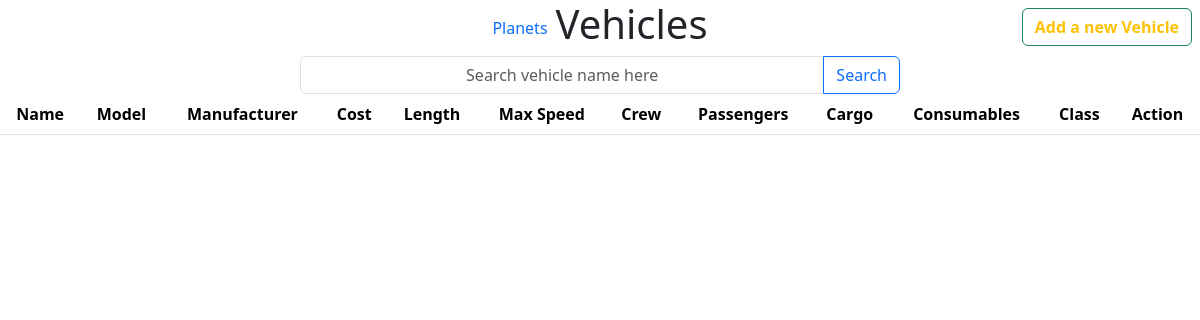
The page /View/monitor_vehicle.php (signed in) on the database as committed earlier.
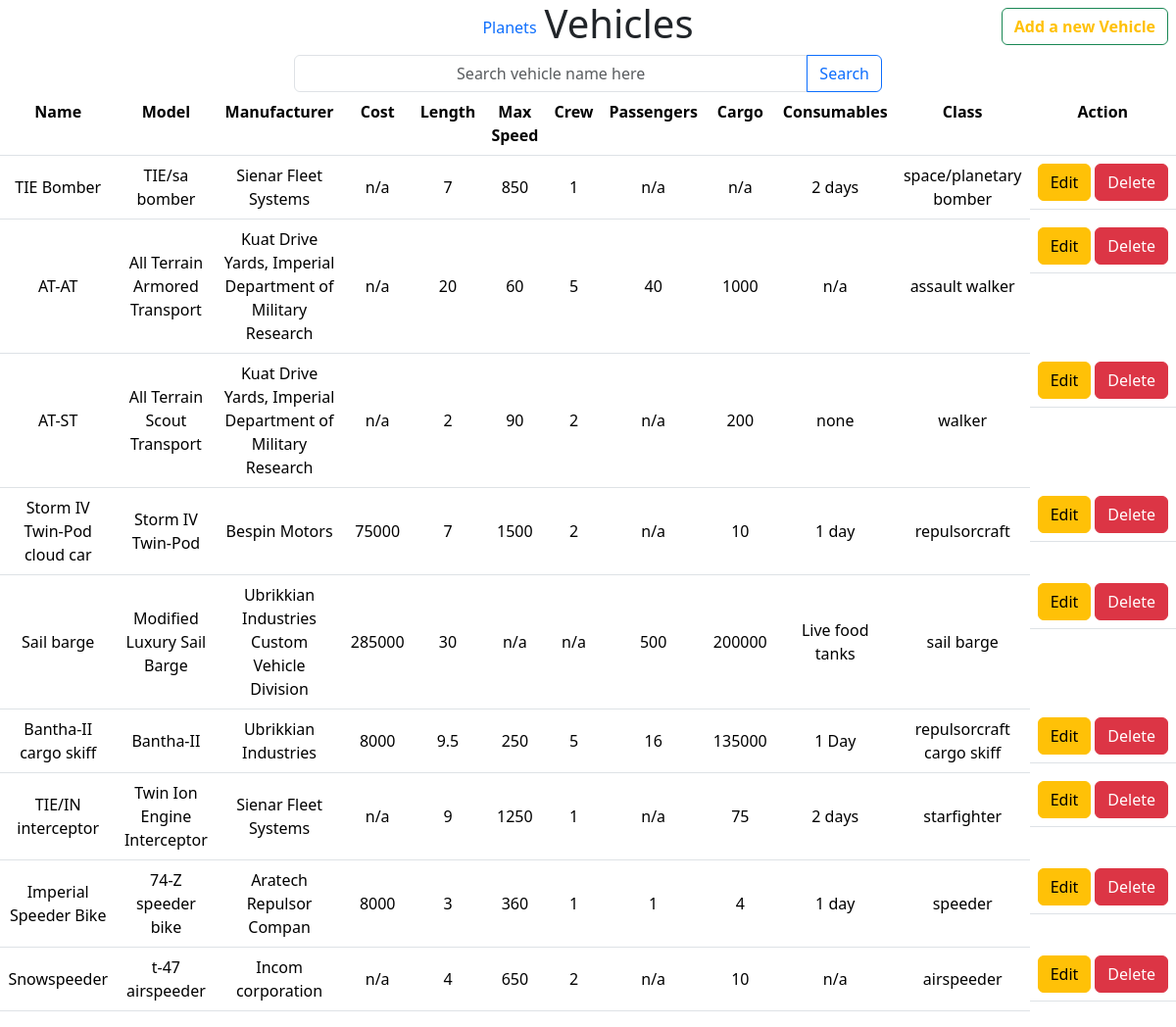
The same page on the database as committed later.
### tables this page shows
CREATE TABLE `vehicles` (
  `id` int(11) NOT NULL,
  `name` varchar(100) NOT NULL,
  `model` varchar(100) DEFAULT NULL,
  `manufacturer` varchar(100) DEFAULT NULL,
  `length` float DEFAULT NULL,
  `max_atmosphering_speed` int(11) DEFAULT NULL,
  `crew` int(11) DEFAULT NULL,
  `passengers` int(11) DEFAULT NULL,
  `vehicle_class` varchar(100) DEFAULT NULL,
  `cost_in_credits` int(11) DEFAULT NULL,
  `consumables` varchar(100) DEFAULT NULL,
  `cargo_capacity` int(11) DEFAULT NULL
);

### Controller/monitor_vehicle.php (called while the page is built, shortened)
<?php
    require_once '../service/vehicle.php';
    $search = $_GET['search'] ?? null;
    $vehicles = VehicleDatabase::get_all_vehicles();

### service/Vehicle.php (called while the page is built, shortened)
<?php
    require_once '../Model/Vehicle.php';
    require_once '../include/database.php';
    class VehicleDatabase{
        private static $table = "vehicles";
        static function get_all_vehicles(){
            $table = self::$table;
            $query = "SELECT * FROM $table";
            $result = database()->query($query);
            $vehicles = [];
            while($row = mysqli_fetch_assoc($result))
                $vehicles[] = Vehicle::get_vehicle_from_query($row);
            return $vehicles;
        }
    }

### include/database.php (called while the page is built, shortened)
<?php
    function database(){
        return new mysqli(DB_HOSTNAME, DB_USERNAME, DB_PASSWORD, DB_NAME);
    }

### Model/Vehicle.php (called while the page is built)
<?php
    class Vehicle{
        private int | null $m_id;
        private string | null $m_name;
        private string | null $m_model;
        private string | null $m_manufacturer;
        private int | null $m_cost_in_credits;
        private float | null $m_length;
        private int | null $m_max_atmosphering_speed;
        private int | null $m_crew;
        private int | null $m_passengers;
        private int | null $m_cargo_capacity;
        private string | null $m_consumables;
        private string | null $m_vehicle_class;
        public static function get_vehicle_from_query(array $data){
            return new Vehicle(
                $data['id'],
                $data['name'],
                $data['model'],
                $data['manufacturer'],
                $data['cost_in_credits'],
                $data['length'],
                $data['max_atmosphering_speed'],
                $data['crew'],
                $data['passengers'],
                $data['cargo_capacity'],
                $data['consumables'],
                $data['vehicle_class']
            );
        }
        public function __construct(
            int | null $id,
            string | null $name,
            string | null $model,
            string | null $manufacturer,
            int | null $cost_in_credits,
            float | null $length,
            int | null $max_atmosphering_speed,
            int | null $crew,
            int | null $passengers,
            int | null $cargo_capacity,
            string | null $consumables,
            string | null $vehicle_class
        ){
            $this->m_id = $id;
            $this->m_name = $name;
            $this->m_model = $model;
            $this->m_manufacturer = $manufacturer;
            $this->m_cost_in_credits = $cost_in_credits;
            $this->m_length = $length;
            $this->m_max_atmosphering_speed = $max_atmosphering_speed;
            $this->m_crew = $crew;
            $this->m_passengers = $passengers;
            $this->m_cargo_capacity = $cargo_capacity;
            $this->m_consumables = $consumables;
            $this->m_vehicle_class = $vehicle_class;
        }
        public function getId(): int | null{
            return $this->m_id;
        }
        public function getName(): string | null{
            return $this->m_name;
        }
        public function getModel(): string | null{
            return $this->m_model;
        }
        public function getManufacturer(): string | null{
            return $this->m_manufacturer;
        }
        public function getCostInCredits(): int | null{
            return $this->m_cost_in_credits;
        }
        public function getLength(): float | null{
            return $this->m_length;
        }
        public function getMaxAtmospheringSpeed(): int | null{
            return $this->m_max_atmosphering_speed;
        }
        public function getCrew(): int | null{
            return $this->m_crew;
        }
        public function getPassengers(): int | null{
            return $this->m_passengers;
        }
        public function getCargoCapacity(): int | null{
            return $this->m_cargo_capacity;
        }
        public function getConsumables(): string | null{
            return $this->m_consumables;
        }
        public function getVehicleClass(): string | null{
            return $this->m_vehicle_class;
        }
    }

### View/monitor_vehicle.php (the view, shortened to what this page needs)
<?php require_once '../Controller/monitor_vehicle.php' ?>
<?php $top_title = "Monitor Vehicles"; include '../include/top.php' ?>
<body>
        <div class="position-absolute end-0 m-2">
            <button
                class="btn btn-outline-success fw-bold text-warning"
                data-bs-toggle="modal"
                data-bs-target="#addvehicle"
                >
                Add a new Vehicle
            </button>
        </div>
    <div class="d-flex justify-content-center align-items-center gap-2">
        <a href="./monitor_planet.php" class="h-100 link-underline link-underline-opacity-0">Planets</a>
        <h1 class="text-center">Vehicles</h1>
    </div>
    <div class="d-flex justify-content-center">
        <form action="" class="w-50 d-flex justify-content-center gap-2">
            <div class="input-group">
                <input
                    type="text"
                    name="search"
                    class="form-control text-center"
                    placeholder="Search vehicle name here"
                    value="<?= $search ?? "" ?>"
                />
                <button class="btn btn-outline-primary">Search</button>
            </div>
        </form>
    </div>
    <table class="table w-100 px-4">
        <tr class="text-center">
            <th>Name</th>
            <th>Model</th>
            <th>Manufacturer</th>
            <th>Cost</th>
            <th>Length</th>
            <th>Max Speed</th>
            <th>Crew</th>
            <th>Passengers</th>
            <th>Cargo</th>
            <th>Consumables</th>
            <th>Class</th>
            <th>Action</th>
        </tr>
        <?php foreach($vehicles as $vehicle): ?>
            <tr class="text-center align-middle">
                <td><?= $vehicle->getName() ?></td>
                <td><?= $vehicle->getModel() ?></td>
                <td><?= $vehicle->getManufacturer() ?? "unknown" ?></td>
                <td><?= $vehicle->getCostInCredits() ?? "n/a" ?></td>
                <td><?= $vehicle->getLength() ?? "n/a" ?></td>
                <td><?= $vehicle->getMaxAtmospheringSpeed() ?? "n/a" ?></td>
                <td><?= $vehicle->getCrew() ?? "n/a" ?></td>
                <td><?= $vehicle->getPassengers() ?? "n/a" ?></td>
                <td><?= $vehicle->getCargoCapacity() ?? "n/a" ?></td>
                <td><?= $vehicle->getConsumables() ?? "n/a" ?></td>
                <td><?= $vehicle->getVehicleClass() ?? "unknown" ?></td>
                <td class="d-flex justify-content-center gap-1">
                    <button
                        type="button"
                        data-bs-toggle="modal"
                        data-bs-target="#modalEdit<?= $vehicle->getId() ?>"
                        class="btn btn-warning"
                    >Edit</button>
                    <button
                        type="button"
                        data-bs-toggle="modal"
                        data-bs-target="#modal<?= $vehicle->getId() ?>"
                        class="btn btn-danger"
                    >
                        Delete
                    </button>
                </td>
            </tr>
        <?php endforeach; ?>
    </table>
</body>
</html>

### include/top.php (shortened to what this page needs)
<!DOCTYPE html>
<html lang="en">
<head>
    <?php include '../assets/bootstrap.php' ?>
</head>

### assets/bootstrap.php (shortened to what this page needs)
<link href="https://cdn.jsdelivr.net/npm/bootstrap@5.3.2/dist/css/bootstrap.min.css" rel="stylesheet">

Rows that differ between the two databases and show on the page:
added vehicles: name "TIE Bomber", model "TIE/sa bomber", manufacturer "Sienar Fleet Systems", CostInCredits "n/a", length "7", max_atmosphering_speed "850", Crew "1", Passengers "n/a", CargoCapacity "n/a", consumables "2 days", vehicle_class "space/planetary bomber"
added vehicles: name "AT-AT", model "All Terrain Armored Transport", manufacturer "Kuat Drive Yards, Imperial Department of Military Research", CostInCredits "n/a", length "20", max_atmosphering_speed "60", crew "5", passengers "40", cargo_capacity "1000", Consumables "n/a", vehicle_class "assault walker"
added vehicles: name "AT-ST", model "All Terrain Scout Transport", manufacturer "Kuat Drive Yards, Imperial Department of Military Research", CostInCredits "n/a", length "2", max_atmosphering_speed "90", crew "2", passengers "n/a", cargo_capacity "200", consumables "none", vehicle_class "walker"
added vehicles: name "Storm IV Twin-Pod cloud car", model "Storm IV Twin-Pod", manufacturer "Bespin Motors", cost_in_credits "75000", length "7", max_atmosphering_speed "1500", crew "2", passengers "n/a", cargo_capacity "10", consumables "1 day", vehicle_class "repulsorcraft"
added vehicles: name "Sail barge", model "Modified Luxury Sail Barge", manufacturer "Ubrikkian Industries Custom Vehicle Division", cost_in_credits "285000", length "30", max_atmosphering_speed "n/a", crew "n/a", passengers "500", cargo_capacity "200000", consumables "Live food tanks", vehicle_class "sail barge"
added vehicles: name "Bantha-II cargo skiff", model "Bantha-II", manufacturer "Ubrikkian Industries", cost_in_credits "8000", length "9.5", max_atmosphering_speed "250", crew "5", passengers "16", cargo_capacity "135000", consumables "1 Day", vehicle_class "repulsorcraft cargo skiff"
added vehicles: name "TIE/IN interceptor", model "Twin Ion Engine Interceptor", manufacturer "Sienar Fleet Systems", cost_in_credits "n/a", length "9", max_atmosphering_speed "1250", crew "1", passengers "n/a", cargo_capacity "75", consumables "2 days", vehicle_class "starfighter"
added vehicles: name "Imperial Speeder Bike", model "74-Z speeder bike", manufacturer "Aratech Repulsor Compan", cost_in_credits "8000", length "3", max_atmosphering_speed "360", crew "1", passengers "1", cargo_capacity "4", consumables "1 day", vehicle_class "speeder"
added vehicles: name "Snowspeeder", model "t-47 airspeeder", manufacturer "Incom corporation", cost_in_credits "n/a", length "4", max_atmosphering_speed "650", crew "2", passengers "n/a", cargo_capacity "10", Consumables "n/a", vehicle_class "airspeeder"
